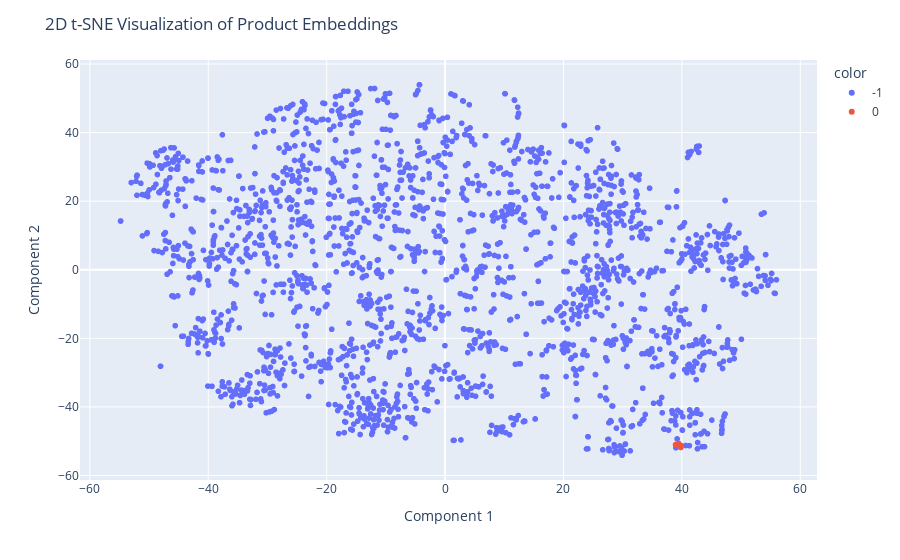

Notebook code cell kept with this figure:
### Code cell
# Final t-SNE and DBSCAN with best parameters
tsne = TSNE(n_components=2, perplexity=best_params['perplexity'], random_state=42)
final_tsne_results = tsne.fit_transform(embeddings)
final_dbscan = DBSCAN(eps=best_params['epsilon'], min_samples=int(best_params['min_samples']))
final_labels = final_dbscan.fit_predict(final_tsne_results)

# 2D Visualization
fig_2d = px.scatter(x=final_tsne_results[:, 0], y=final_tsne_results[:, 1], color=final_labels.astype(str),
                    hover_data=[df['product_name'], df['company_name']])
fig_2d.update_layout(title='2D t-SNE Visualization of Product Embeddings', xaxis_title='Component 1', yaxis_title='Component 2')
fig_2d.show()

# If you need 3D visualization, run t-SNE with n_components=3 and repeat DBSCAN & plotting

### Figure 1 — Plotly figure (JSON) as saved in the notebook; plotly's stock layout.template omitted (floating-point values rounded to 4 significant figures; data arrays with more than 128 entries replaced by an {"elided": "..."} marker saying what was removed)
{"data": [{"customdata": {"elided": "2069x2 str values"}, "hovertemplate": "color=-1<br>x=%{x}<br>y=%{y}<br>hover_data_0=%{customdata[0]}<br>hover_data_1=%{customdata[1]}<extra></extra>", "legendgroup": "-1", "marker": {"color": "#636efa", "symbol": "circle"}, "mode": "markers", "name": "-1", "showlegend": true, "type": "scattergl", "x": {"elided": "2069 float values"}, "xaxis": "x", "y": {"elided": "2069 float values"}, "yaxis": "y"}, {"customdata": [["Coffee Pods and Ground Coffee Packs", "Hiline"], ["Specialty Coffees and Gift Cards", null], ["Decaf and Half Caf Coffee", null], ["Coffee and Accessories", "Coffee Dose"], ["Coffee Products and Equipment", "Kona Coffee Roasters"]], "hovertemplate": "color=0<br>x=%{x}<br>y=%{y}<br>hover_data_0=%{customdata[0]}<br>hover_data_1=%{customdata[1]}<extra></extra>", "legendgroup": "0", "marker": {"color": "#EF553B", "symbol": "circle"}, "mode": "markers", "name": "0", "showlegend": true, "type": "scattergl", "x": [38.94, 39.57, 39.46, 39.94, 39.83], "xaxis": "x", "y": [-51.01, -51.21, -50.67, -51.34, -51.83], "yaxis": "y"}], "layout": {"legend": {"title": {"text": "color"}, "tracegroupgap": 0}, "margin": {"t": 60}, "title": {"text": "2D t-SNE Visualization of Product Embeddings"}, "xaxis": {"anchor": "y", "domain": [0, 1], "title": {"text": "Component 1"}}, "yaxis": {"anchor": "x", "domain": [0, 1], "title": {"text": "Component 2"}}}}
